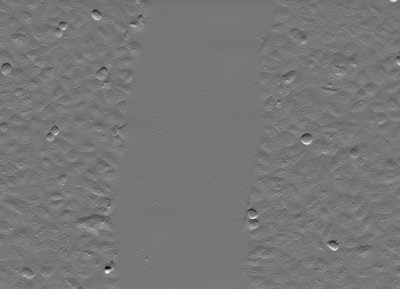
#> input picture images/scratch_assay/Scratch0.jpg, 400 x 289 px; its folder holds only this picture in this run
$ python 21_scratch_assay_analysis.py
#> lines starting #> are read from the running program, lines starting #| are printed output that depends on the picture; after the words box and inside, x2 and y2 are one past the last pixel; in counts of white or black regions, pixels touching at a corner belong together
from skimage.filters.rank import entropy
import matplotlib.pyplot as plt
from skimage.morphology import disk
from skimage import io
import numpy as np
from skimage.filters import threshold_otsu
import glob
from scipy.stats import linregress

time = 0
time_list = []
area_list = []
path = 'images/scratch_assay/*.jpg'

for file in glob.glob(path):
    img =io.imread(file)
#> img is the input picture: shape (289, 400); min 0, max 255, mean 118.6
    entropy_img = entropy(img, disk(10))
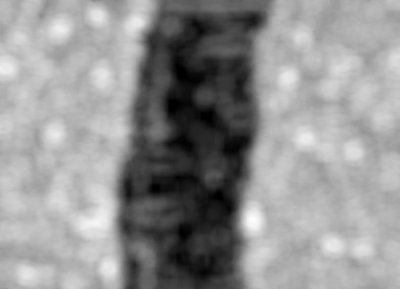
#> entropy_img: shape (289, 400) float64; min 0, max 6.29, mean 3.61; drawn with min black and max white
    threshold = threshold_otsu(entropy_img)
#> threshold = 2.96
    # print(threshold)
    binary = entropy_img <= threshold
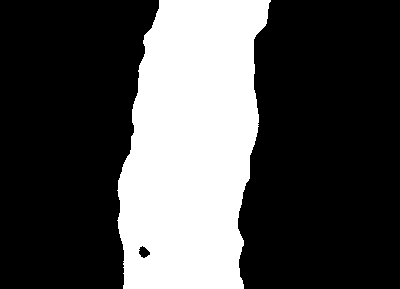
#> binary: shape (289, 400) bool; 29.8% white; 1 white region, box (x1, y1, x2, y2) and area: (117, 0, 271, 289) 34396
    area = np.sum(binary==True)
#> area = 34396
    area_list.append(area)
    time_list.append(time)
    time += 1
# print(area_list)
plt.plot(time_list,area_list,'bo')


# print(area)
# fig, axes = plt.subplots(4,2,sharey=True, sharex=True, figsize=(10, 8))
# ax = axes.ravel()
# ax[0].imshow(img)
# ax[0].set_title("Original image")
# ax[1].imshow(entropy_img)
# ax[1].set_title("entropy image")
# ax[2].imshow(binary)d
# ax[2].set_title("Binary image")
plt.show()
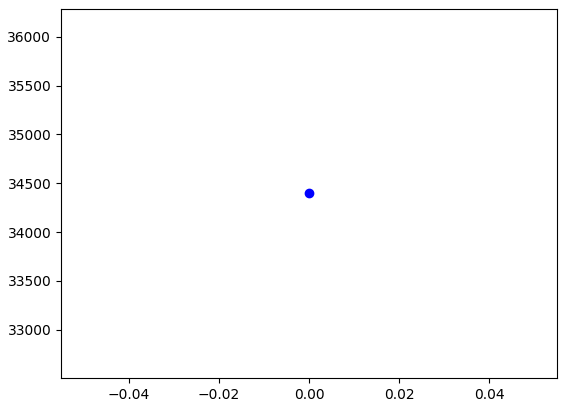
#> figure drawn by matplotlib, 1 panel
# print(linregress(time_list,area_list))
slope, intercept, r_value, p_value, std_err = linregress(time_list, area_list)
#> slope = nan; intercept = nan; r_value = 0; p_value = nan; std_err = nan
print("y = {}x + {}".format(slope,intercept))
#| y = nanx + nan
print("R\N{SUPERSCRIPT TWO} = {}".format(r_value**2))
#| R² = 0.0

$ run again, on images/scratch_assay/Scratch4.jpg
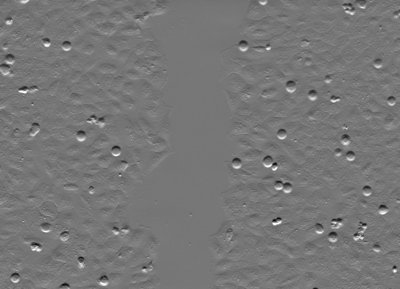
#> input picture images/scratch_assay/Scratch4.jpg, 400 x 289 px
#> img is the input picture: shape (289, 400); min 0, max 255, mean 118.6
#> threshold = 3.09
#> `binary = entropy_img <= threshold`:
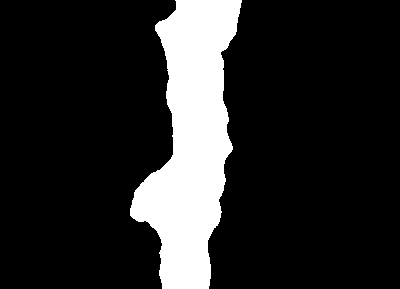
#> binary: shape (289, 400) bool; 15.8% white; 1 white region, box (x1, y1, x2, y2) and area: (130, 0, 242, 289) 18280
#> area = 18280
#> `plt.show()`:
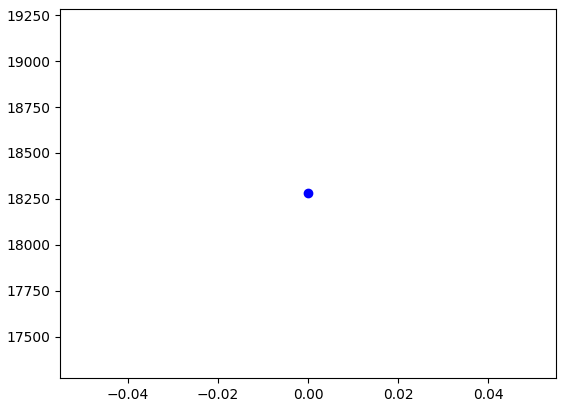
#> figure drawn by matplotlib, 1 panel
#> slope = nan; r_value = 0; p_value = nan
#| y = nanx + nan
#| R² = 0.0

$ run again, on images/scratch_assay/Scratch5.jpg
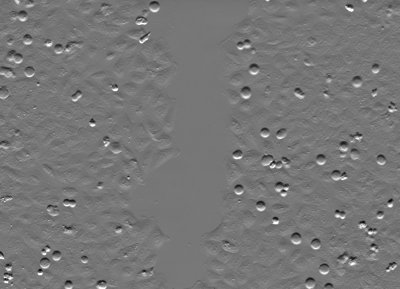
#> input picture images/scratch_assay/Scratch5.jpg, 400 x 289 px
#> img is the input picture: shape (289, 400); min 7, max 255, mean 118.6
#> threshold = 3.21
#> `binary = entropy_img <= threshold`:
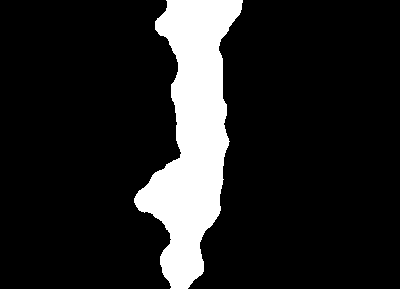
#> binary: shape (289, 400) bool; 13.6% white; 1 white region, box (x1, y1, x2, y2) and area: (134, 0, 243, 289) 15761
#> area = 15761
#> `plt.show()`:
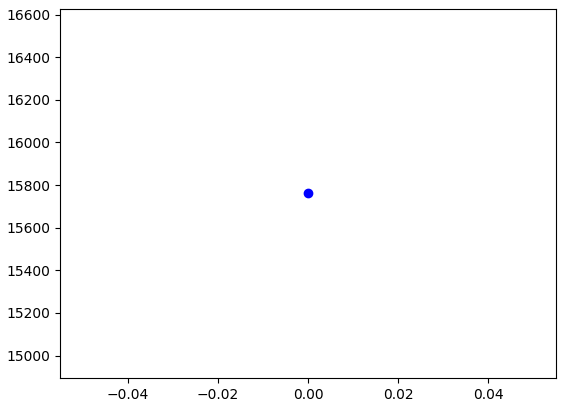
#> figure drawn by matplotlib, 1 panel
#> slope = nan; r_value = 0; p_value = nan
#| y = nanx + nan
#| R² = 0.0

$ run again, on images/scratch_assay/Scratch6.jpg
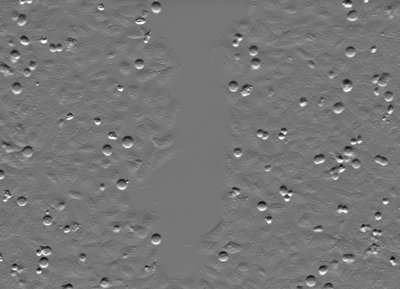
#> input picture images/scratch_assay/Scratch6.jpg, 400 x 289 px
#> img is the input picture: shape (289, 400); min 0, max 255, mean 118.6
#> threshold = 3.26
#> `binary = entropy_img <= threshold`:
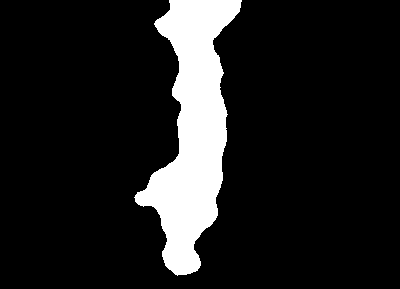
#> binary: shape (289, 400) bool; 12.3% white; 1 white region, box (x1, y1, x2, y2) and area: (134, 0, 242, 276) 14236
#> area = 14236
#> `plt.show()`:
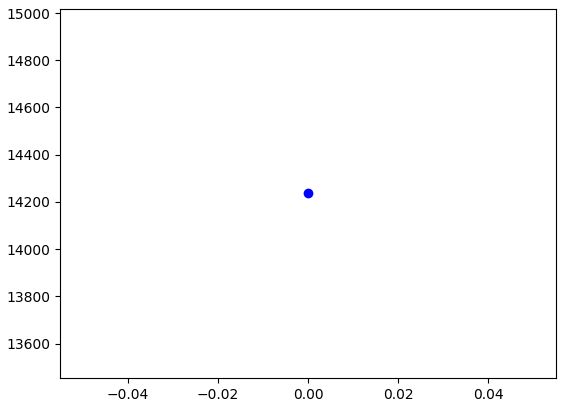
#> figure drawn by matplotlib, 1 panel
#> slope = nan; r_value = 0; p_value = nan
#| y = nanx + nan
#| R² = 0.0
